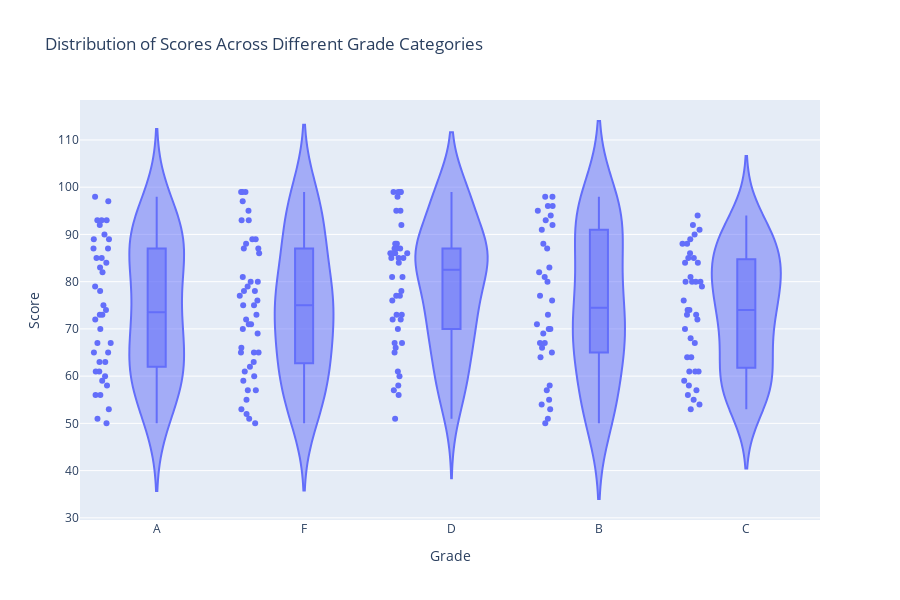

Notebook code for this chart:
### Markdown cell above
2. Using the Student Grades, create a violin plot to display the distribution of scores across different grade 
categories.
 
         np.random.seed(15)
         data = {
         'Grade': np.random.choice(['A', 'B', 'C', 'D', 'F'], 200),
         'Score': np.random.randint(50, 100, 200)
         }

        
         df = pd.DataFrame(data

### Code cell
import numpy as np
import pandas as pd
import plotly.express as px

# Seed for reproducibility
np.random.seed(15)

# Generate the dataset
data = {
    'Grade': np.random.choice(['A', 'B', 'C', 'D', 'F'], 200),
    'Score': np.random.randint(50, 100, 200)
}

# Create a DataFrame
df = pd.DataFrame(data)

# Create a violin plot using Plotly Express
fig = px.violin(
    df, y='Score', x='Grade',
    box=True,  # Add a box plot inside the violin plot
    points='all',  # Show all data points
    title='Distribution of Scores Across Different Grade Categories',
    labels={'Score': 'Score', 'Grade': 'Grade'},
    height=600
)

# Show the plot
fig.show()

### Figure 1 — Plotly figure (JSON) as saved in the notebook; plotly's stock layout.template omitted (floating-point values rounded to 4 significant figures; data arrays with more than 128 entries replaced by an {"elided": "..."} marker saying what was removed)
{"data": [{"alignmentgroup": "True", "box": {"visible": true}, "hovertemplate": "Grade=%{x}<br>Score=%{y}<extra></extra>", "legendgroup": "", "marker": {"color": "#636efa"}, "name": "", "offsetgroup": "", "orientation": "v", "points": "all", "scalegroup": "True", "showlegend": false, "type": "violin", "x": {"elided": "200 str values"}, "x0": " ", "xaxis": "x", "y": {"elided": "200 int values"}, "y0": " ", "yaxis": "y"}], "layout": {"height": 600, "legend": {"tracegroupgap": 0}, "title": {"text": "Distribution of Scores Across Different Grade Categories"}, "violinmode": "group", "xaxis": {"anchor": "y", "domain": [0, 1], "title": {"text": "Grade"}}, "yaxis": {"anchor": "x", "domain": [0, 1], "title": {"text": "Score"}}}}
